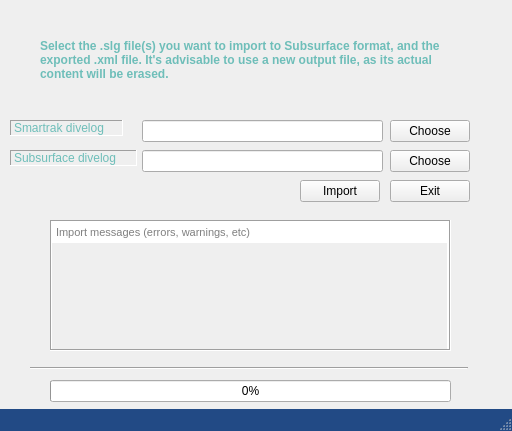
<?xml version="1.0" encoding="UTF-8"?>
<ui version="4.0">
 <class>Smrtk2ssrfcWindow</class>
 <widget class="QMainWindow" name="Smrtk2ssrfcWindow">
  <property name="geometry">
   <rect>
    <x>0</x>
    <y>0</y>
    <width>512</width>
    <height>431</height>
   </rect>
  </property>
  <property name="sizePolicy">
   <sizepolicy hsizetype="Preferred" vsizetype="Preferred">
    <horstretch>0</horstretch>
    <verstretch>0</verstretch>
   </sizepolicy>
  </property>
  <property name="windowTitle">
   <string>SmartTrak files importer</string>
  </property>
  <property name="layoutDirection">
   <enum>Qt::LeftToRight</enum>
  </property>
  <property name="autoFillBackground">
   <bool>true</bool>
  </property>
  <property name="locale">
   <locale language="English" country="UnitedStates"/>
  </property>
  <property name="documentMode">
   <bool>false</bool>
  </property>
  <property name="dockNestingEnabled">
   <bool>false</bool>
  </property>
  <widget class="QWidget" name="centralWidget">
   <property name="enabled">
    <bool>true</bool>
   </property>
   <property name="layoutDirection">
    <enum>Qt::LeftToRight</enum>
   </property>
   <widget class="Line" name="line">
    <property name="geometry">
     <rect>
      <x>30</x>
      <y>360</y>
      <width>438</width>
      <height>16</height>
     </rect>
    </property>
    <property name="locale">
     <locale language="English" country="UnitedStates"/>
    </property>
    <property name="orientation">
     <enum>Qt::Horizontal</enum>
    </property>
   </widget>
   <widget class="QLabel" name="label_3">
    <property name="geometry">
     <rect>
      <x>10</x>
      <y>150</y>
      <width>127</width>
      <height>16</height>
     </rect>
    </property>
    <property name="locale">
     <locale language="English" country="UnitedStates"/>
    </property>
    <property name="frameShape">
     <enum>QFrame::Panel</enum>
    </property>
    <property name="frameShadow">
     <enum>QFrame::Sunken</enum>
    </property>
    <property name="text">
     <string>&lt;html&gt;&lt;head/&gt;&lt;body&gt;&lt;p&gt;&lt;span style=&quot; color:#6ebeb9;&quot;&gt;Subsurface divelog&lt;/span&gt;&lt;/p&gt;&lt;/body&gt;&lt;/html&gt;</string>
    </property>
   </widget>
   <widget class="QLineEdit" name="outputLine">
    <property name="enabled">
     <bool>true</bool>
    </property>
    <property name="geometry">
     <rect>
      <x>142</x>
      <y>150</y>
      <width>241</width>
      <height>22</height>
     </rect>
    </property>
    <property name="locale">
     <locale language="English" country="UnitedStates"/>
    </property>
   </widget>
   <widget class="QPushButton" name="outputFileButton">
    <property name="geometry">
     <rect>
      <x>390</x>
      <y>150</y>
      <width>80</width>
      <height>22</height>
     </rect>
    </property>
    <property name="locale">
     <locale language="English" country="UnitedStates"/>
    </property>
    <property name="text">
     <string>Choose</string>
    </property>
   </widget>
   <widget class="QLabel" name="label_2">
    <property name="geometry">
     <rect>
      <x>10</x>
      <y>120</y>
      <width>113</width>
      <height>16</height>
     </rect>
    </property>
    <property name="locale">
     <locale language="English" country="UnitedStates"/>
    </property>
    <property name="frameShape">
     <enum>QFrame::Panel</enum>
    </property>
    <property name="frameShadow">
     <enum>QFrame::Sunken</enum>
    </property>
    <property name="text">
     <string>&lt;html&gt;&lt;head/&gt;&lt;body&gt;&lt;p&gt;&lt;span style=&quot; color:#6ebeb9;&quot;&gt;Smartrak divelog&lt;/span&gt;&lt;/p&gt;&lt;/body&gt;&lt;/html&gt;</string>
    </property>
    <property name="textInteractionFlags">
     <set>Qt::NoTextInteraction</set>
    </property>
   </widget>
   <widget class="QLineEdit" name="inputLine">
    <property name="enabled">
     <bool>true</bool>
    </property>
    <property name="geometry">
     <rect>
      <x>142</x>
      <y>120</y>
      <width>241</width>
      <height>22</height>
     </rect>
    </property>
    <property name="sizePolicy">
     <sizepolicy hsizetype="Preferred" vsizetype="Preferred">
      <horstretch>0</horstretch>
      <verstretch>0</verstretch>
     </sizepolicy>
    </property>
    <property name="locale">
     <locale language="English" country="UnitedStates"/>
    </property>
    <property name="inputMethodHints">
     <set>Qt::ImhNone</set>
    </property>
   </widget>
   <widget class="QPushButton" name="inputFilesButton">
    <property name="geometry">
     <rect>
      <x>390</x>
      <y>120</y>
      <width>80</width>
      <height>22</height>
     </rect>
    </property>
    <property name="locale">
     <locale language="English" country="UnitedStates"/>
    </property>
    <property name="text">
     <string>Choose</string>
    </property>
   </widget>
   <widget class="QProgressBar" name="progressBar">
    <property name="enabled">
     <bool>true</bool>
    </property>
    <property name="geometry">
     <rect>
      <x>50</x>
      <y>380</y>
      <width>401</width>
      <height>22</height>
     </rect>
    </property>
    <property name="sizePolicy">
     <sizepolicy hsizetype="Preferred" vsizetype="Preferred">
      <horstretch>0</horstretch>
      <verstretch>0</verstretch>
     </sizepolicy>
    </property>
    <property name="cursor">
     <cursorShape>ArrowCursor</cursorShape>
    </property>
    <property name="autoFillBackground">
     <bool>false</bool>
    </property>
    <property name="locale">
     <locale language="English" country="UnitedStates"/>
    </property>
    <property name="value">
     <number>0</number>
    </property>
    <property name="alignment">
     <set>Qt::AlignCenter</set>
    </property>
    <property name="orientation">
     <enum>Qt::Horizontal</enum>
    </property>
    <property name="invertedAppearance">
     <bool>false</bool>
    </property>
    <property name="textDirection">
     <enum>QProgressBar::TopToBottom</enum>
    </property>
   </widget>
   <widget class="QPushButton" name="exitButton">
    <property name="geometry">
     <rect>
      <x>390</x>
      <y>180</y>
      <width>80</width>
      <height>22</height>
     </rect>
    </property>
    <property name="sizePolicy">
     <sizepolicy hsizetype="Ignored" vsizetype="Fixed">
      <horstretch>0</horstretch>
      <verstretch>0</verstretch>
     </sizepolicy>
    </property>
    <property name="locale">
     <locale language="English" country="UnitedStates"/>
    </property>
    <property name="text">
     <string>Exit</string>
    </property>
   </widget>
   <widget class="QPushButton" name="importButton">
    <property name="geometry">
     <rect>
      <x>300</x>
      <y>180</y>
      <width>80</width>
      <height>22</height>
     </rect>
    </property>
    <property name="sizePolicy">
     <sizepolicy hsizetype="Fixed" vsizetype="Preferred">
      <horstretch>0</horstretch>
      <verstretch>0</verstretch>
     </sizepolicy>
    </property>
    <property name="focusPolicy">
     <enum>Qt::WheelFocus</enum>
    </property>
    <property name="contextMenuPolicy">
     <enum>Qt::PreventContextMenu</enum>
    </property>
    <property name="locale">
     <locale language="English" country="UnitedStates"/>
    </property>
    <property name="text">
     <string>Import</string>
    </property>
   </widget>
   <widget class="QLabel" name="label">
    <property name="geometry">
     <rect>
      <x>40</x>
      <y>10</y>
      <width>431</width>
      <height>101</height>
     </rect>
    </property>
    <property name="layoutDirection">
     <enum>Qt::LeftToRight</enum>
    </property>
    <property name="locale">
     <locale language="English" country="UnitedStates"/>
    </property>
    <property name="frameShape">
     <enum>QFrame::NoFrame</enum>
    </property>
    <property name="frameShadow">
     <enum>QFrame::Plain</enum>
    </property>
    <property name="text">
     <string>&lt;html&gt;&lt;head/&gt;&lt;body&gt;&lt;p&gt;&lt;span style=&quot; font-weight:600; color:#6ebeb9;&quot;&gt;Select the .slg file(s) you want to import to Subsurface format, and the exported .xml file. It's advisable to use a new output file, as its actual content will be erased.&lt;/span&gt;&lt;/p&gt;&lt;/body&gt;&lt;/html&gt;</string>
    </property>
    <property name="textFormat">
     <enum>Qt::AutoText</enum>
    </property>
    <property name="scaledContents">
     <bool>false</bool>
    </property>
    <property name="wordWrap">
     <bool>true</bool>
    </property>
    <property name="margin">
     <number>0</number>
    </property>
    <property name="indent">
     <number>-1</number>
    </property>
   </widget>
   <widget class="QLabel" name="label_4">
    <property name="enabled">
     <bool>true</bool>
    </property>
    <property name="geometry">
     <rect>
      <x>-40</x>
      <y>-30</y>
      <width>571</width>
      <height>471</height>
     </rect>
    </property>
    <property name="locale">
     <locale language="English" country="UnitedStates"/>
    </property>
    <property name="text">
     <string/>
    </property>
    <property name="pixmap">
     <pixmap resource="../subsurface.qrc">:/subsurface-icon</pixmap>
    </property>
    <property name="scaledContents">
     <bool>true</bool>
    </property>
    <property name="alignment">
     <set>Qt::AlignCenter</set>
    </property>
   </widget>
   <widget class="QPlainTextEdit" name="plainTextEdit">
    <property name="geometry">
     <rect>
      <x>50</x>
      <y>220</y>
      <width>401</width>
      <height>131</height>
     </rect>
    </property>
    <property name="font">
     <font>
      <pointsize>8</pointsize>
     </font>
    </property>
    <property name="autoFillBackground">
     <bool>false</bool>
    </property>
    <property name="inputMethodHints">
     <set>Qt::ImhNone</set>
    </property>
    <property name="frameShape">
     <enum>QFrame::Box</enum>
    </property>
    <property name="frameShadow">
     <enum>QFrame::Sunken</enum>
    </property>
    <property name="lineWrapMode">
     <enum>QPlainTextEdit::NoWrap</enum>
    </property>
    <property name="textInteractionFlags">
     <set>Qt::TextSelectableByKeyboard|Qt::TextSelectableByMouse</set>
    </property>
    <property name="backgroundVisible">
     <bool>true</bool>
    </property>
    <property name="placeholderText">
     <string>Import messages (errors, warnings, etc)</string>
    </property>
   </widget>
   <zorder>label_4</zorder>
   <zorder>line</zorder>
   <zorder>label_3</zorder>
   <zorder>outputLine</zorder>
   <zorder>outputFileButton</zorder>
   <zorder>label_2</zorder>
   <zorder>inputLine</zorder>
   <zorder>inputFilesButton</zorder>
   <zorder>progressBar</zorder>
   <zorder>exitButton</zorder>
   <zorder>importButton</zorder>
   <zorder>label</zorder>
   <zorder>plainTextEdit</zorder>
  </widget>
  <widget class="QStatusBar" name="statusBar">
   <property name="palette">
    <palette>
     <active>
      <colorrole role="WindowText">
       <brush brushstyle="SolidPattern">
        <color alpha="255">
         <red>0</red>
         <green>0</green>
         <blue>0</blue>
        </color>
       </brush>
      </colorrole>
      <colorrole role="Button">
       <brush brushstyle="SolidPattern">
        <color alpha="255">
         <red>34</red>
         <green>74</green>
         <blue>133</blue>
        </color>
       </brush>
      </colorrole>
      <colorrole role="Light">
       <brush brushstyle="SolidPattern">
        <color alpha="255">
         <red>51</red>
         <green>111</green>
         <blue>200</blue>
        </color>
       </brush>
      </colorrole>
      <colorrole role="Midlight">
       <brush brushstyle="SolidPattern">
        <color alpha="255">
         <red>42</red>
         <green>92</green>
         <blue>166</blue>
        </color>
       </brush>
      </colorrole>
      <colorrole role="Dark">
       <brush brushstyle="SolidPattern">
        <color alpha="255">
         <red>17</red>
         <green>37</green>
         <blue>66</blue>
        </color>
       </brush>
      </colorrole>
      <colorrole role="Mid">
       <brush brushstyle="SolidPattern">
        <color alpha="255">
         <red>22</red>
         <green>49</green>
         <blue>89</blue>
        </color>
       </brush>
      </colorrole>
      <colorrole role="Text">
       <brush brushstyle="SolidPattern">
        <color alpha="255">
         <red>0</red>
         <green>0</green>
         <blue>0</blue>
        </color>
       </brush>
      </colorrole>
      <colorrole role="BrightText">
       <brush brushstyle="SolidPattern">
        <color alpha="255">
         <red>255</red>
         <green>255</green>
         <blue>255</blue>
        </color>
       </brush>
      </colorrole>
      <colorrole role="ButtonText">
       <brush brushstyle="SolidPattern">
        <color alpha="255">
         <red>0</red>
         <green>0</green>
         <blue>0</blue>
        </color>
       </brush>
      </colorrole>
      <colorrole role="Base">
       <brush brushstyle="SolidPattern">
        <color alpha="255">
         <red>255</red>
         <green>255</green>
         <blue>255</blue>
        </color>
       </brush>
      </colorrole>
      <colorrole role="Window">
       <brush brushstyle="SolidPattern">
        <color alpha="255">
         <red>34</red>
         <green>74</green>
         <blue>133</blue>
        </color>
       </brush>
      </colorrole>
      <colorrole role="Shadow">
       <brush brushstyle="SolidPattern">
        <color alpha="255">
         <red>0</red>
         <green>0</green>
         <blue>0</blue>
        </color>
       </brush>
      </colorrole>
      <colorrole role="AlternateBase">
       <brush brushstyle="SolidPattern">
        <color alpha="255">
         <red>144</red>
         <green>164</green>
         <blue>194</blue>
        </color>
       </brush>
      </colorrole>
      <colorrole role="ToolTipBase">
       <brush brushstyle="SolidPattern">
        <color alpha="255">
         <red>255</red>
         <green>255</green>
         <blue>220</blue>
        </color>
       </brush>
      </colorrole>
      <colorrole role="ToolTipText">
       <brush brushstyle="SolidPattern">
        <color alpha="255">
         <red>0</red>
         <green>0</green>
         <blue>0</blue>
        </color>
       </brush>
      </colorrole>
     </active>
     <inactive>
      <colorrole role="WindowText">
       <brush brushstyle="SolidPattern">
        <color alpha="255">
         <red>0</red>
         <green>0</green>
         <blue>0</blue>
        </color>
       </brush>
      </colorrole>
      <colorrole role="Button">
       <brush brushstyle="SolidPattern">
        <color alpha="255">
         <red>34</red>
         <green>74</green>
         <blue>133</blue>
        </color>
       </brush>
      </colorrole>
      <colorrole role="Light">
       <brush brushstyle="SolidPattern">
        <color alpha="255">
         <red>51</red>
         <green>111</green>
         <blue>200</blue>
        </color>
       </brush>
      </colorrole>
      <colorrole role="Midlight">
       <brush brushstyle="SolidPattern">
        <color alpha="255">
         <red>42</red>
         <green>92</green>
         <blue>166</blue>
        </color>
       </brush>
      </colorrole>
      <colorrole role="Dark">
       <brush brushstyle="SolidPattern">
        <color alpha="255">
         <red>17</red>
         <green>37</green>
         <blue>66</blue>
        </color>
       </brush>
      </colorrole>
      <colorrole role="Mid">
       <brush brushstyle="SolidPattern">
        <color alpha="255">
         <red>22</red>
         <green>49</green>
         <blue>89</blue>
        </color>
       </brush>
      </colorrole>
      <colorrole role="Text">
       <brush brushstyle="SolidPattern">
        <color alpha="255">
         <red>0</red>
         <green>0</green>
         <blue>0</blue>
        </color>
       </brush>
      </colorrole>
      <colorrole role="BrightText">
       <brush brushstyle="SolidPattern">
        <color alpha="255">
         <red>255</red>
         <green>255</green>
         <blue>255</blue>
        </color>
       </brush>
      </colorrole>
      <colorrole role="ButtonText">
       <brush brushstyle="SolidPattern">
        <color alpha="255">
         <red>0</red>
         <green>0</green>
         <blue>0</blue>
        </color>
       </brush>
      </colorrole>
      <colorrole role="Base">
       <brush brushstyle="SolidPattern">
        <color alpha="255">
         <red>255</red>
         <green>255</green>
         <blue>255</blue>
        </color>
       </brush>
      </colorrole>
      <colorrole role="Window">
       <brush brushstyle="SolidPattern">
        <color alpha="255">
         <red>34</red>
         <green>74</green>
         <blue>133</blue>
        </color>
       </brush>
      </colorrole>
      <colorrole role="Shadow">
       <brush brushstyle="SolidPattern">
        <color alpha="255">
         <red>0</red>
         <green>0</green>
         <blue>0</blue>
        </color>
       </brush>
      </colorrole>
      <colorrole role="AlternateBase">
       <brush brushstyle="SolidPattern">
        <color alpha="255">
         <red>144</red>
         <green>164</green>
         <blue>194</blue>
        </color>
       </brush>
      </colorrole>
      <colorrole role="ToolTipBase">
       <brush brushstyle="SolidPattern">
        <color alpha="255">
         <red>255</red>
         <green>255</green>
         <blue>220</blue>
        </color>
       </brush>
      </colorrole>
      <colorrole role="ToolTipText">
       <brush brushstyle="SolidPattern">
        <color alpha="255">
         <red>0</red>
         <green>0</green>
         <blue>0</blue>
        </color>
       </brush>
      </colorrole>
     </inactive>
     <disabled>
      <colorrole role="WindowText">
       <brush brushstyle="SolidPattern">
        <color alpha="255">
         <red>17</red>
         <green>37</green>
         <blue>66</blue>
        </color>
       </brush>
      </colorrole>
      <colorrole role="Button">
       <brush brushstyle="SolidPattern">
        <color alpha="255">
         <red>34</red>
         <green>74</green>
         <blue>133</blue>
        </color>
       </brush>
      </colorrole>
      <colorrole role="Light">
       <brush brushstyle="SolidPattern">
        <color alpha="255">
         <red>51</red>
         <green>111</green>
         <blue>200</blue>
        </color>
       </brush>
      </colorrole>
      <colorrole role="Midlight">
       <brush brushstyle="SolidPattern">
        <color alpha="255">
         <red>42</red>
         <green>92</green>
         <blue>166</blue>
        </color>
       </brush>
      </colorrole>
      <colorrole role="Dark">
       <brush brushstyle="SolidPattern">
        <color alpha="255">
         <red>17</red>
         <green>37</green>
         <blue>66</blue>
        </color>
       </brush>
      </colorrole>
      <colorrole role="Mid">
       <brush brushstyle="SolidPattern">
        <color alpha="255">
         <red>22</red>
         <green>49</green>
         <blue>89</blue>
        </color>
       </brush>
      </colorrole>
      <colorrole role="Text">
       <brush brushstyle="SolidPattern">
        <color alpha="255">
         <red>17</red>
         <green>37</green>
         <blue>66</blue>
        </color>
       </brush>
      </colorrole>
      <colorrole role="BrightText">
       <brush brushstyle="SolidPattern">
        <color alpha="255">
         <red>255</red>
         <green>255</green>
         <blue>255</blue>
        </color>
       </brush>
      </colorrole>
      <colorrole role="ButtonText">
       <brush brushstyle="SolidPattern">
        <color alpha="255">
         <red>17</red>
         <green>37</green>
         <blue>66</blue>
        </color>
       </brush>
      </colorrole>
      <colorrole role="Base">
       <brush brushstyle="SolidPattern">
        <color alpha="255">
         <red>34</red>
         <green>74</green>
         <blue>133</blue>
        </color>
       </brush>
      </colorrole>
      <colorrole role="Window">
       <brush brushstyle="SolidPattern">
        <color alpha="255">
         <red>34</red>
         <green>74</green>
         <blue>133</blue>
        </color>
       </brush>
      </colorrole>
      <colorrole role="Shadow">
       <brush brushstyle="SolidPattern">
        <color alpha="255">
         <red>0</red>
         <green>0</green>
         <blue>0</blue>
        </color>
       </brush>
      </colorrole>
      <colorrole role="AlternateBase">
       <brush brushstyle="SolidPattern">
        <color alpha="255">
         <red>34</red>
         <green>74</green>
         <blue>133</blue>
        </color>
       </brush>
      </colorrole>
      <colorrole role="ToolTipBase">
       <brush brushstyle="SolidPattern">
        <color alpha="255">
         <red>255</red>
         <green>255</green>
         <blue>220</blue>
        </color>
       </brush>
      </colorrole>
      <colorrole role="ToolTipText">
       <brush brushstyle="SolidPattern">
        <color alpha="255">
         <red>0</red>
         <green>0</green>
         <blue>0</blue>
        </color>
       </brush>
      </colorrole>
     </disabled>
    </palette>
   </property>
   <property name="autoFillBackground">
    <bool>true</bool>
   </property>
   <property name="locale">
    <locale language="English" country="UnitedStates"/>
   </property>
  </widget>
 </widget>
 <layoutdefault spacing="6" margin="11"/>
 <resources>
  <include location="../subsurface.qrc"/>
 </resources>
 <connections/>
</ui>
